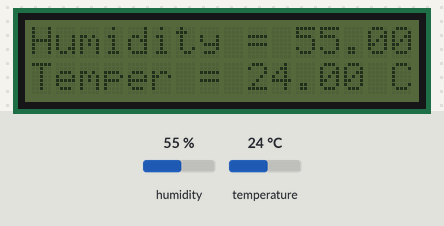
Recording of a sketch running on a simulated Arduino Uno, built with avr-gcc and run on an emulated ATmega328P. Shown: 16×2 character LCD. The inputs (shaded band) are chosen by the test bench; at power-on: humidity 55 %, temperature 24 °C.

Above: at 1.2 s.
1.3 s: humidity set to 22 %
At 3.3 s:
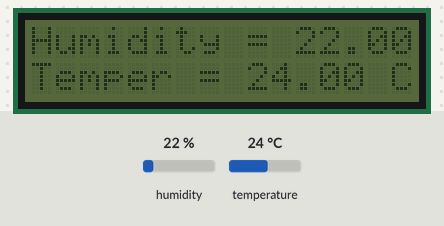
4.1 s: temperature set to 12 °C
At 5.3 s:
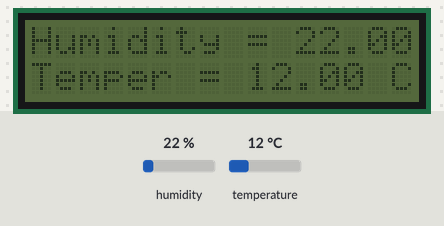
6.9 s: humidity set to 40 %
At 9.3 s:
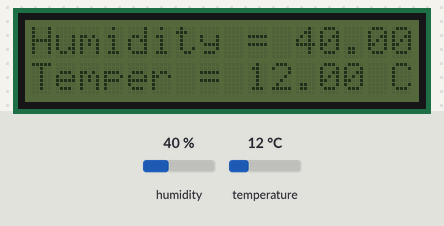
9.9 s: temperature set to 19 °C
At 11.3 s:
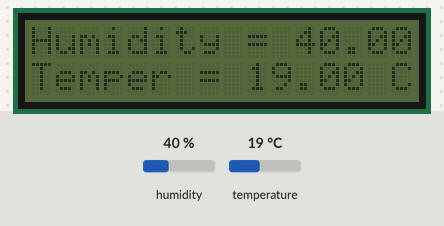
Timing chart, 0 to 12.9 s (numbered marks = the images above; inputs shaded):
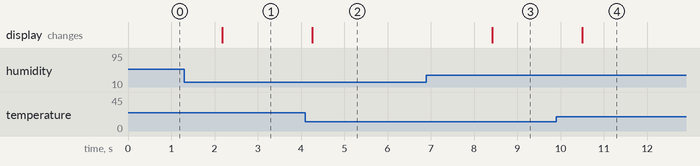

The sketch:

Arduino.Code.ino
```cpp
#include <DHT.h>
#include <LiquidCrystal_I2C.h>
#define DHTPIN 2
#define DHTTYPE DHT22
DHT dht(DHTPIN, DHTTYPE);
LiquidCrystal_I2C lcd(0x20,16,2);
void setup() {
  dht.begin();
  lcd.init();
}
void loop() {
  lcd.clear();
  lcd.setCursor(0,0);
  lcd.print("Humidity = ");
  lcd.print((float)dht.readHumidity());
  lcd.print(" %");
  lcd.setCursor(0,1);
  lcd.print("Temper = ");
  lcd.print((float)dht.readTemperature());
  lcd.print(" C");
  delay(1000);
}
```

Measured:
- after the input at 1.3 s, the display: changes after 0.88 s (image 1)
- after the input at 4.1 s, the display: changes after 0.16 s (image 2)
- after the input at 6.9 s, the display: changes after 1.5 s (image 3)
- after the input at 9.9 s, the display: changes after 0.60 s (image 4)
